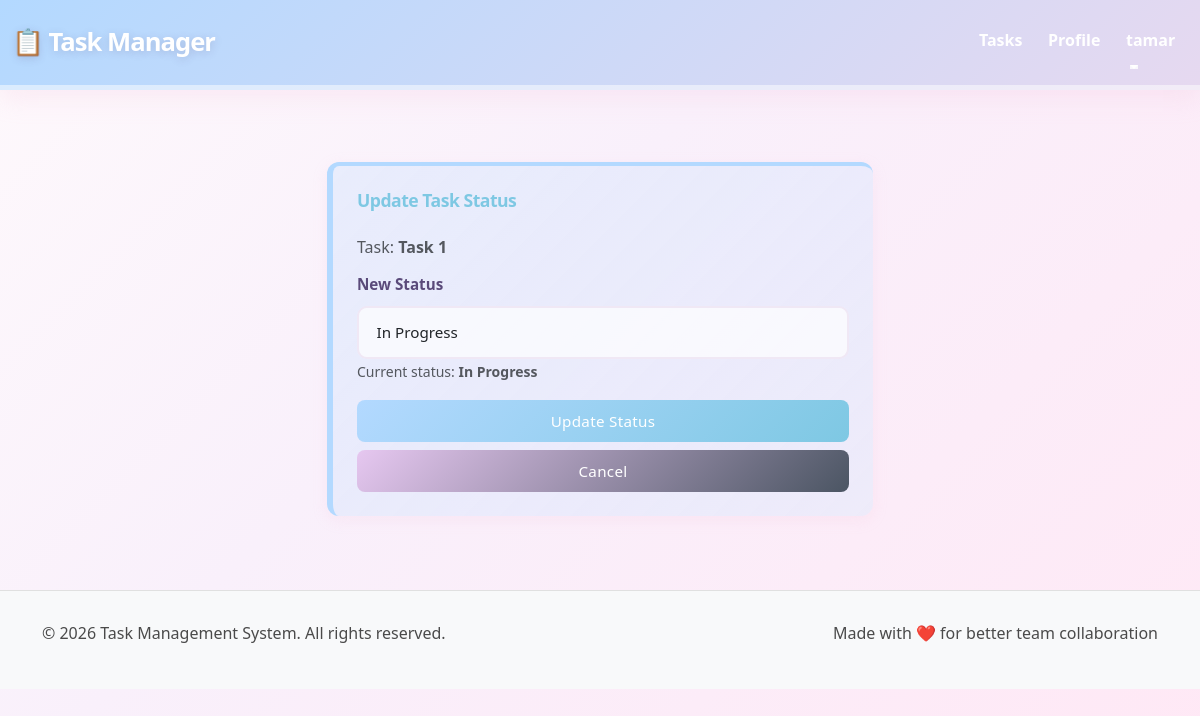
Before: /tasks/1/status/ (signed in) with the older database file.
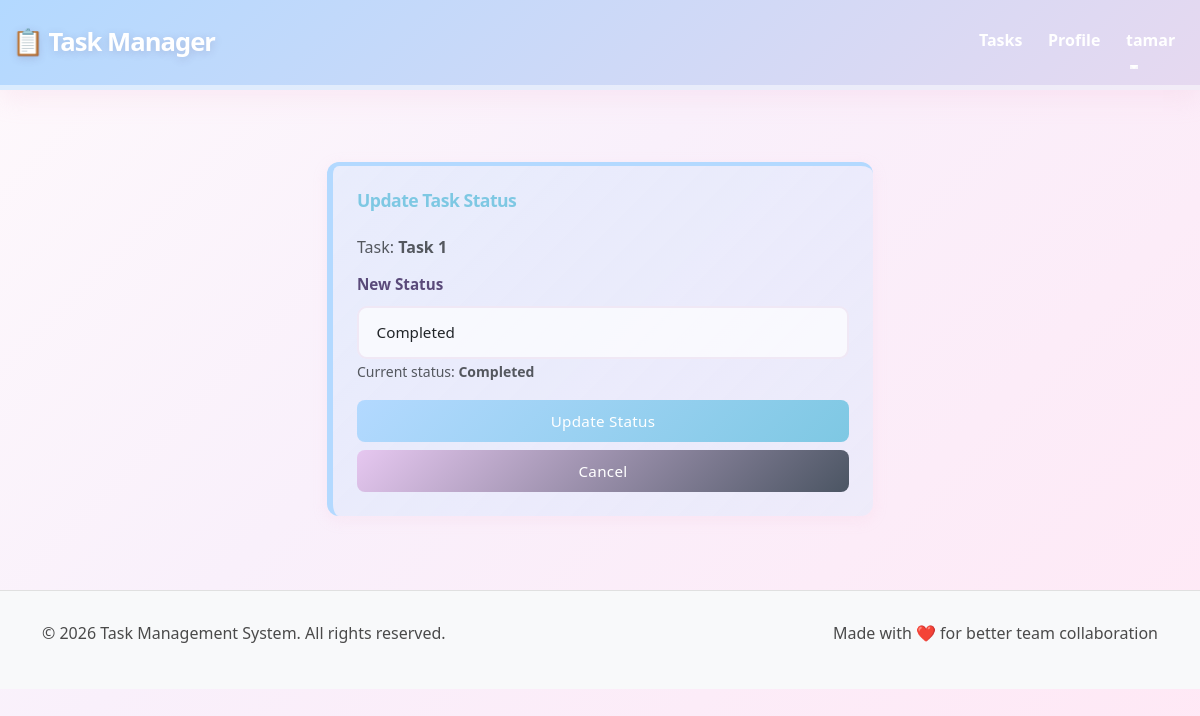
After: the same page with the newer database file.
### App1/models.py (models this page shows, shortened)
class Task(models.Model):
    STATUS_CHOICES = [
        ('New', 'New'),
        ('In Progress', 'In Progress'),
        ('Completed', 'Completed'),
    ]
    title = models.CharField(max_length=200)
    description = models.TextField()
    due_date = models.DateField()
    status = models.CharField(max_length=20, choices=STATUS_CHOICES, default='New')
    team = models.ForeignKey(Team, on_delete=models.CASCADE, related_name='tasks')
    assigned_to = models.ForeignKey(CustomUser, on_delete=models.SET_NULL, null=True, blank=True, related_name='assigned_tasks')
    class Meta:
        verbose_name = "Task"
        verbose_name_plural = "Tasks"
        ordering = ['due_date'] #חוסך מיון לפי תאריך

### App1/views.py (the view)
# urls.py: path('tasks/<int:id>/status/', views.update_task_status, name='update_task_status'),
@login_required(login_url='login')
@require_http_methods(["GET", "POST"])
def update_task_status(request, id):
    task = get_object_or_404(Task, pk=id)
    user = request.user
    if task.team != user.team:
        return redirect('task_list')
    if user.role == 'Employee' and task.assigned_to != user:
        return redirect('task_detail', id=task.id)
    if user.role == 'Manager' and task.assigned_to != user:
        return redirect('task_detail', id=task.id)
    if request.method == "POST":
        form = TaskStatusUpdateForm(request.POST, instance=task)
        if form.is_valid():
            form.save()
            return redirect('task_detail', id=task.id)
    else:
        form = TaskStatusUpdateForm(instance=task)
    context = {'form': form, 'task': task}
    return render(request, 'tasks/task_status_form.html', context)

### App1/forms.py
class TaskStatusUpdateForm(forms.ModelForm):
    class Meta:
        model = Task
        fields = ['status']
        widgets = {
            'status': forms.Select(attrs={'class': 'form-select'})
        }

### App1/templates/tasks/task_status_form.html (shortened to what this page needs)
{% extends 'base.html' %}
{% load static %}
{% block content %}
<div class="container mt-5">
    <div class="row justify-content-center">
        <div class="col-md-6">
            <div class="card">
                <div class="card-body">
                    <h2 class="card-title mb-4">Update Task Status</h2>
                    <p class="text-muted">Task: <strong>{{ task.title }}</strong></p>
                    <form method="post" novalidate>
                        <div class="mb-3">
                            <label for="{{ form.status.id_for_label }}" class="form-label">New Status</label>
                            {{ form.status }}
                            <small class="form-text text-muted">
                                Current status: <strong>{{ task.status }}</strong>
                            </small>
                        </div>
                        <button type="submit" class="btn btn-primary w-100">Update Status</button>
                        <a href="{% url 'task_detail' task.id %}" class="btn btn-secondary w-100 mt-2">Cancel</a>
                    </form>
                </div>
            </div>
        </div>
    </div>
</div>
{% endblock %}

Changed rows visible on the page:
changed Task "Task 1": status "In Progress" → "Completed"
